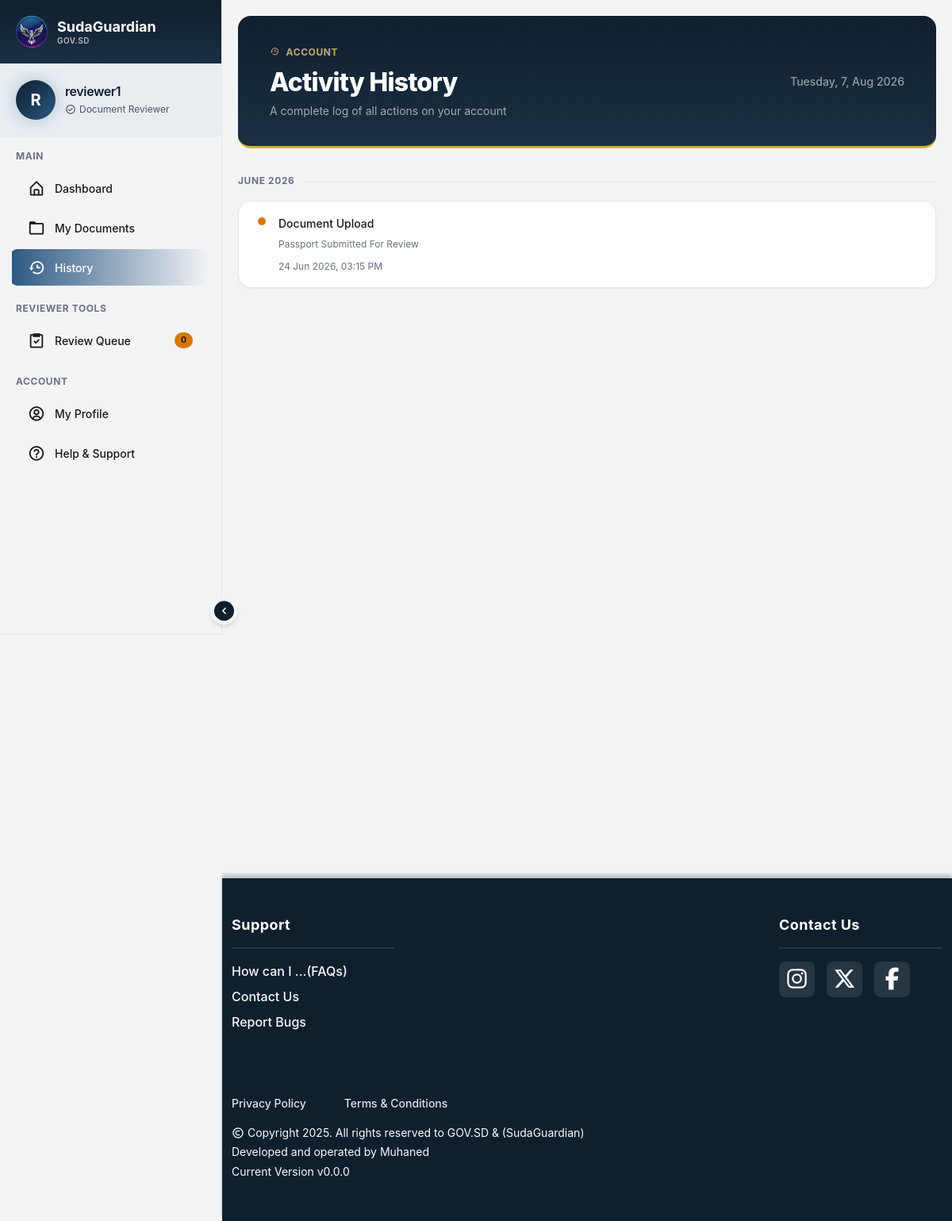
Screenshot of /history (signed in) with the database file from the repository.
### tables this page shows
CREATE TABLE users (
    id INTEGER PRIMARY KEY AUTOINCREMENT,
    username TEXT NOT NULL UNIQUE,
    password_hash TEXT,
    national_id_hash TEXT NOT NULL,
    full_name TEXT NOT NULL,
    birthdate TEXT,
    contact_email TEXT NOT NULL UNIQUE,
    contact_phone TEXT NOT NULL UNIQUE,
    verification_status TEXT NOT NULL DEFAULT 'verified',
    verified_at DATETIME NOT NULL,
    national_id_fast TEXT NOT NULL UNIQUE,
    role TEXT CHECK (role IN ('admin', 'user', 'reviewer')) NOT NULL
    , profile_picture TEXT, address TEXT, email_verified INTEGER NOT NULL DEFAULT 1);

CREATE TABLE history (
            id INTEGER PRIMARY KEY AUTOINCREMENT,
            actor_user_id INTEGER,
            target_user_id INTEGER,
            action TEXT NOT NULL,
            entity_type TEXT NOT NULL,
            entity_id INTEGER,
            status TEXT,
            description TEXT,
            created_at DATETIME NOT NULL
        );

### app.py (the view)
@app.route("/history")
@login_required
def history():
    if current_user.role == "admin":
        rows = HistoryLog.get_all()
    elif current_user.role == "reviewer":
        rows = HistoryLog.get_by_actor(current_user.id)
    else:
        rows = HistoryLog.get_by_user(current_user.id)
    history_events = []
    for row in rows:
        created_at = datetime.strptime(
            row["created_at"].strip(), "%Y-%m-%d %H:%M:%S")
        history_events.append({
            "month": created_at.strftime("%B %Y"),
            "title": format_history_title(row),
            "detail": format_history_description(row),
            "timestamp": created_at.strftime("%d %b %Y, %I:%M %p"),
            "color": history_color(row["status"])
        })
    return render_template("history.html", history=history_events)

### app.py (called while the page is built)
@login_manager.user_loader
def load_user(user_id):
    return User.get_by_id(int(user_id))

### helpers.py (called while the page is built)
def history_color(status):
    if status in ["success", "approved", "verified"]:
        return "green"
    if status in ["pending", "correction_requested"]:
        return "warn"
    if status in ["rejected", "failed", "error"]:
        return "red"
    return "blue"

def format_history_description(row):
    description = row.get("description") if isinstance(row, dict) else None
    if not description:
        return ""
    return description.replace("_", " ").replace("-", " ").title()

def format_history_title(row):
    action_titles = {
        "document_upload_submitted": "Document Submitted",
        "document_approved": "Document Approved",
        "document_rejected": "Document Rejected",
        "correction_requested": "Correction Requested",
        "admin_created_user": "User Account Created",
        "admin_updated_user": "User Account Updated",
        "admin_deleted_user": "User Account Deleted",
        "password_changed": "Password Changed",
        "email_change_requested": "Email Change Requested",
        "email_change_verified": "Email Verified",
        "password_reset_requested": "Password Reset Requested",
        "password_reset_completed": "Password Updated"
    }
    return action_titles.get(row["action"], row["action"].replace("_", " ").title())

### models.py (called while the page is built)
    @staticmethod
    def get_by_actor(user_id):
        return db.execute("SELECT * FROM history WHERE actor_user_id = ? ORDER BY created_at DESC", user_id)

### templates/history.html (shortened to what this page needs)
{% extends "layout.html" %}
{% block content %}
<div class="history-wrapper">
    <div class="page-header">
        <div class="page-header-inner">
            <div>
                <p class="page-eyebrow">
                    <i class='bx bx-history'></i> Account
                </p>
                <h1 class="page-title">
                    Activity History
                </h1>
                <p class="page-sub">
                    A complete log of all actions on your account
                </p>
            </div>
            <div class="page-header-meta" id="Date"></div>
        </div>
    </div>
    <main class="history-main">
        {% if history %}
            {% for month, events in history | groupby('month') %}
                <div class="history-month-group">
                    <div class="history-month-label">
                        <span>{{ month }}</span>
                    </div>
                    <div class="history-card">
                        {% for event in events %}
                            <div class="activity-item">
                                <div class="activity-dot-col">
                                    <span class="activity-dot {{ event.color }}"></span>
                                </div>
                                <div class="activity-body">
                                    <p class="activity-text">{{ event.title }}</p>
                                    {% if event.detail %}
                                    <p class="activity-detail">{{ event.detail }}</p>
                                    {% endif %}
                                    <span class="activity-time">{{ event.timestamp }}</span>
                                </div>
                            </div>
                        {% endfor %}
                    </div>
                </div>
            {% endfor %}
        {% endif %}
    </main>
</div>
{% endblock %}

### templates/sidebar.html (shortened to what this page needs)
{% block head %}
<link rel="stylesheet" href="{{ url_for('static', filename='css/sidebar.css') }}">
{% endblock %}
<aside class="offcanvas-lg offcanvas-start sidebar collapsed" id="sidebar">
    <div class="sidebar-header">
        <div class="sidebar-brand">
            <img src="{{ url_for('static', filename='logo.png') }}" alt="SudaGuardian Logo" class="sidebar-logo">
            <div class="sidebar-brand-text">
                <span class="sidebar-name">SudaGuardian</span>
                <span class="sidebar-subtitle">GOV.SD</span>
            </div>
        </div>
    </div>
    <div class="sidebar-user">
        <div class="user-avatar">
            <span>{{ current_user.username[:1].upper() }}</span>
        </div>
        <div class="user-info">
            <h6 class="user-name">{{ current_user.username }}</h6>
            <span class="user-role">
                {% if current_user.role == 'admin' %}
                <i class='bx bx-shield-check'></i> Administrator
                {% elif current_user.role == 'reviewer' %}
                <i class='bx bx-check-circle'></i> Document Reviewer
                {% else %}
                <i class='bx bx-user'></i> Citizen
                {% endif %}
            </span>
        </div>
    </div>
    <div class="sidebar-menu">
        <div class="menu-section">
            <span class="menu-section-title">Main</span>
            <a href="/{{ current_user.role }}-dashboard" class="menu-item">
                <i class='bx bx-home-alt'></i>
                <span class="menu-text">Dashboard</span>
            </a>
            <a href="{{ url_for('my_documents') }}" class="menu-item">
                <i class='bx bx-folder'></i>
                <span class="menu-text">My Documents</span>
            </a>
            <a href="{{ url_for('history') }}" class="menu-item">
                <i class='bx bx-history'></i>
                <span class="menu-text">History</span>
            </a>
        </div>
        {% if current_user.role == 'reviewer' or current_user.role == 'admin' %}
        <div class="menu-section">
            <span class="menu-section-title">Reviewer Tools</span>
            <a href="{{ url_for('review_queue') }}" class="menu-item">
                <i class='bx bx-task'></i>
                <span class="menu-text">Review Queue</span>
                <span class="menu-badge badge-warning">{{ pending_users|length }}</span>
            </a>
        </div>
        {% endif %}
        <div class="menu-section">
            <span class="menu-section-title">Account</span>
            <a href="{{ url_for('my_profile') }}" class="menu-item">
                <i class='bx bx-user-circle'></i>
                <span class="menu-text">My Profile</span>
            </a>
            <a href="{{ url_for('help_and_support') }}" class="menu-item">
                <i class='bx bx-help-circle'></i>
                <span class="menu-text">Help & Support</span>
            </a>
        </div>
    </div>
    <div class="sidebar-footer">
    </div>
</aside>
<button class="sidebar-toggle-btn d-none d-lg-flex" id="sidebarToggle">
    <i class="bx bx-chevron-right" id="toggleIcon"></i>
</button>

### static/css/sidebar.css (style rules this page uses)
.sidebar { display: flex; flex-direction: column; width: 280px; height: 100vh; overflow: hidden; background: var(--bg-secondary); border-right: 1px solid var(--border-secondary); transition: width 0.3s ease; }
@media (min-width: 992px) { .sidebar { position: fixed; top: 0; left: 0; z-index: 1030; } }
.sidebar-header { flex-shrink: 0; height: 0; padding: var(--space-5); overflow: hidden; opacity: 0; background: var(--gradient-navy-subtle); border-bottom: 1px solid var(--border-secondary); transition: opacity 0.3s ease, height 0.3s ease; }
.sidebar:not(.collapsed) .sidebar-header { height: auto; opacity: 1; }
.sidebar-brand { display: flex; align-items: center; gap: var(--space-3); }
.sidebar-logo { flex-shrink: 0; width: 40px; height: 40px; border-radius: var(--radius-md); }
.sidebar-brand-text { display: flex; flex-direction: column; white-space: nowrap; line-height: 1.2; }
.sidebar-name { color: var(--text-light); font-family: var(--font-heading); font-size: var(--text-lg); font-weight: var(--weight-bold); }
.sidebar-subtitle { color: rgba(255, 255, 255, 0.7); font-size: 0.625rem; font-weight: var(--weight-semibold); letter-spacing: var(--tracking-wider); text-transform: uppercase; }
.sidebar-user { display: flex; align-items: center; flex-shrink: 0; gap: var(--space-3); padding: var(--space-5); background: var(--bg-tertiary); border-bottom: 1px solid var(--border-secondary); }
.user-avatar { display: flex; align-items: center; justify-content: center; flex-shrink: 0; width: 50px; height: 50px; background: var(--gradient-navy); border-radius: var(--radius-full); color: var(--text-light); font-size: var(--text-xl); font-weight: var(--weight-bold); box-shadow: var(--shadow-glow); }
.user-info { flex: 1; min-width: 0; }
.user-name { margin: 0 0 0.25rem 0; color: var(--text-navy); font-size: var(--text-base); font-weight: var(--weight-semibold); white-space: nowrap; overflow: hidden; text-overflow: ellipsis; }
.user-role { display: flex; align-items: center; gap: var(--space-1); color: var(--text-secondary); font-size: var(--text-xs); }
.user-role i { font-size: 14px; }
.sidebar-menu { flex: 1; min-height: 0; padding: var(--space-4) 0; overflow-y: auto; overflow-x: hidden; scrollbar-gutter: stable; }
.menu-section { margin-bottom: var(--space-5); }
.menu-section-title { display: block; margin-bottom: var(--space-2); padding: 0 var(--space-5); color: var(--text-muted); font-size: var(--text-xs); font-weight: var(--weight-bold); text-transform: uppercase; letter-spacing: var(--tracking-wider); white-space: nowrap; }
.menu-item { position: relative; display: flex; align-items: center; gap: var(--space-3); margin: 4px 12px; padding: var(--space-3) var(--space-5); color: var(--text-primary); font-size: var(--text-sm); font-weight: var(--weight-medium); text-decoration: none; border-left: 3px solid transparent; border-radius: 10px; transition: all var(--transition-base); }
.menu-item.active { background: linear-gradient(90deg, var(--primary-blue), transparent); color: var(--text-light); box-shadow: inset 4px 0 0 var(--primary-blue); }
.menu-item i { flex-shrink: 0; min-width: 22px; font-size: 22px; }
.menu-text { white-space: nowrap; }
.menu-badge { margin-left: auto; padding: 2px 8px; background: var(--primary-blue); border-radius: var(--radius-full); color: var(--text-light); font-size: 0.65rem; font-weight: var(--weight-bold); white-space: nowrap; }
.menu-badge.badge-warning { background: var(--warning); color: var(--text-primary); }
.sidebar-footer { flex-shrink: 0; height: 0; padding: var(--space-4); overflow: hidden; opacity: 0; background: var(--bg-tertiary); border-top: 1px solid var(--border-secondary); transition: opacity 0.3s ease, height 0.3s ease; }
.sidebar:not(.collapsed) .sidebar-footer { height: 0; padding: 0; opacity: 1; }
.sidebar-toggle-btn { position: fixed; top: 50%; left: 65px; z-index: 1050; display: flex; align-items: center; justify-content: center; width: 35px; height: 35px; transform: translateY(-50%); background: var(--button-primary); border: 5px solid var(--bg-primary); border-radius: var(--radius-full); color: var(--text-light); box-shadow: var(--shadow-md); cursor: pointer; transition: left 0.3s ease, transform 0.3s ease; }
.sidebar:not(.collapsed) ~ .sidebar-toggle-btn { left: 265px; }
.sidebar-toggle-btn i { font-size: 18px; transition: transform 0.3s ease; }
.sidebar:not(.collapsed) ~ .sidebar-toggle-btn i { transform: rotate(180deg); }

### rows the page displays
users: username "R", username "reviewer1"
history: title "Document Upload", detail "Passport Submitted For Review", timestamp "24 Jun 2026, 03:15 PM"

### other values shown
{{ pending_users|length }} "0"
{{ month }} "JUNE 2026"
